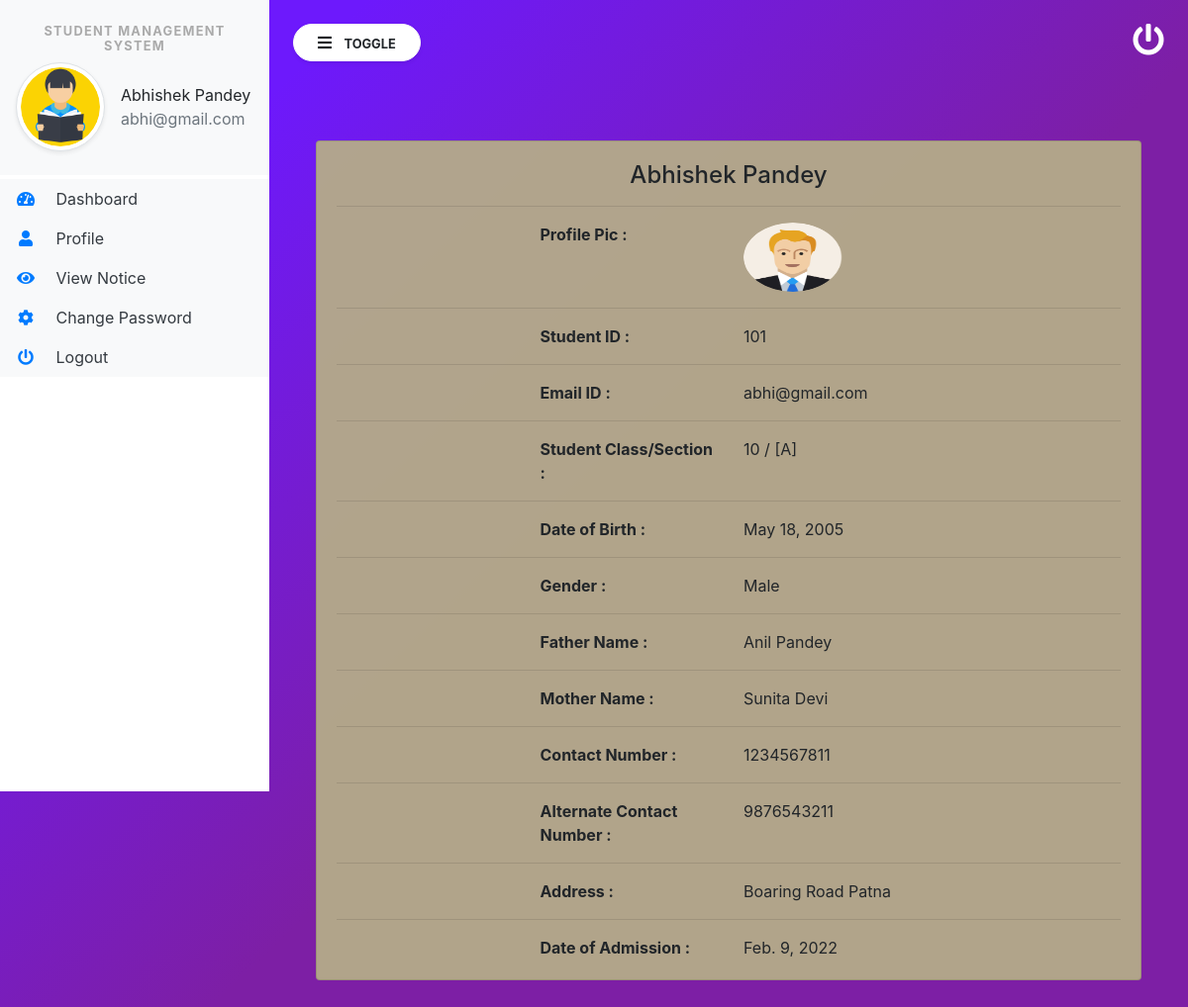
/viewProfile (signed in), run on the app's committed database.
### studentmanage/models.py (models this page shows, shortened)
class Student(models.Model):
    user = models.ForeignKey(User, on_delete=models.CASCADE)
    classs = models.ForeignKey(Class, on_delete=models.CASCADE)
    Gender = models.CharField(max_length=50, null=True)
    DOB = models.DateField(null=True)
    StuID = models.IntegerField(null=True)
    FatherName = models.CharField(max_length=150, null=True)
    MotherName = models.CharField(max_length=150, null=True)
    ContactNumber = models.CharField(max_length=150, null=True)
    AltenateNumber = models.CharField(max_length=150, null=True)
    Address = models.CharField(max_length=150, null=True)
    UserName = models.CharField(max_length=150, null=True)
    Image = models.FileField(max_length=200, null=True)
    DateofAdmission = models.DateField(null=True)

class Class(models.Model):
    ClassName = models.CharField(max_length=150, null=True)
    Section = models.CharField(max_length=200, null=True)
    CreationDate = models.DateTimeField(auto_now_add=True)

### studentmanage/views.py (the view)
# urls.py: path('viewProfile', viewProfile, name='viewProfile'),
def viewProfile(request):
    if not request.user.is_authenticated:
        return redirect('student_login')
    user = User.objects.get(id=request.user.id)
    student = Student.objects.get(user=user)
    return render(request, 'viewProfile.html', locals())

### studentmanage/templates/viewProfile.html
{% extends 'usernav.html' %}
{% block main  %}
<div class="container mt-5">
    <div class="col-sm-12 p-2">
        <div class="card" style="background-color: #b5ac88f2">
            <div class="card-body">
                <h4 class="card-title text-center">{{student.user.first_name}}</h4>
                 <hr>
                <DIV class="row">
                    <div class="col-md-3 offset-3">
                        <b>Profile Pic : </b>
                    </div>
                    <div class="col-md-3" style="text-transform: capitalize">
                        <img src="{{student.Image.url}}" class="rounded-circle" width="100" height="70">
                    </div>
                </DIV>
                <hr>
                <DIV class="row">
                    <div class="col-md-3 offset-3">
                        <b>Student ID : </b>
                    </div>
                    <div class="col-md-3">
                        {{student.StuID}}
                    </div>
                </DIV>
                <hr>
                <DIV class="row">
                    <div class="col-md-3 offset-3">
                        <b>Email ID : </b>
                    </div>
                    <div class="col-md-3">
                        {{student.user.username}}
                    </div>
                </DIV>
                <hr>
                <DIV class="row">
                    <div class="col-md-3 offset-3">
                        <b>Student Class/Section : </b>
                    </div>
                    <div class="col-md-3" style="text-transform: capitalize">
                        {{student.classs.ClassName}} / [{{student.classs.Section}}]
                    </div>
                </DIV>
                <hr>
                <DIV class="row">
                    <div class="col-md-3 offset-3">
                        <b>Date of Birth : </b>
                    </div>
                    <div class="col-md-3" style="text-transform: capitalize">
                        {{student.DOB}}
                    </div>
                </DIV>
                <hr>
                <DIV class="row">
                    <div class="col-md-3 offset-3">
                        <b>Gender : </b>
                    </div>
                    <div class="col-md-3" style="text-transform: capitalize">
                        {{student.Gender}}
                    </div>
                </DIV>
                <hr>
                <DIV class="row">
                    <div class="col-md-3 offset-3">
                        <b>Father Name : </b>
                    </div>
                    <div class="col-md-3" style="text-transform: capitalize">
                        {{student.FatherName}}
                    </div>
                </DIV>
                <hr>
                <DIV class="row">
                    <div class="col-md-3 offset-3">
                        <b>Mother Name : </b>
                    </div>
                    <div class="col-md-3" style="text-transform: capitalize">
                        {{student.MotherName}}
                    </div>
                </DIV>
                <hr>
                <DIV class="row">
                    <div class="col-md-3 offset-3">
                        <b>Contact Number : </b>
                    </div>
                    <div class="col-md-3" style="text-transform: capitalize">
                        {{student.ContactNumber}}
                    </div>
                </DIV>
                <hr>
                <DIV class="row">
                    <div class="col-md-3 offset-3">
                        <b>Alternate Contact Number : </b>
                    </div>
                    <div class="col-md-3" style="text-transform: capitalize">
                        {{student.AltenateNumber}}
                    </div>
                </DIV>
                <hr>
                <DIV class="row">
                    <div class="col-md-3 offset-3">
                        <b>Address : </b>
                    </div>
                    <div class="col-md-3" style="text-transform: capitalize">
                        {{student.Address}}
                    </div>
                </DIV>
                <hr>
                <DIV class="row">
                    <div class="col-md-3 offset-3">
                        <b>Date of Admission : </b>
                    </div>
                    <div class="col-md-3" style="text-transform: capitalize">
                        {{student.DateofAdmission}}
                    </div>
                </DIV>
            </div>
        </div>
    </div>
</div>
{% endblock %}

### studentmanage/templates/usernav.html (shortened to what this page needs)
{% load static %}
<html lang="en">
<head>
    <link rel="stylesheet" href="https://maxcdn.bootstrapcdn.com/bootstrap/4.3.1/css/bootstrap.min.css">
    <link rel="stylesheet" href="https://use.fontawesome.com/releases/v5.6.3/css/all.css"
>
    <link rel="stylesheet" type="text/css" href="{% static 'css/sidebar.css' %}">
</head>
<body>
<div class="vertical-nav bg-white" id="sidebar">
    <div class="py-4 px-3 mb-1 bg-light">
        <center><h5 class="font-weight-bold text-uppercase px-3 small dashboard-text">Student Management System</h5></center>
        <div class="media d-flex align-items-center">
            <img src="{% static 'images/adminlogo.png' %}" width="90" height="90"
                 class="mr-3 rounded-circle img-thumbnail shadow-sm">
            <div class="media-body">
                <p class="mb-0">{{request.user.first_name}}</p>
                <p class="text-muted mb-0">{{request.user.username}}</p>
            </div>
        </div>
    </div>
    <ul class="nav flex-column bg-white">
        <li class="nav-item">
            <a href="{% url 'user_home' %}" class="nav-link text-dark bg-light">
                <i class="fas fa-tachometer-alt fa-fw mr-3 text-primary"></i>
                Dashboard
            </a>
        </li>
        <li class="nav-item">
            <a href="{% url 'viewProfile' %}" class="nav-link text-dark bg-light">
                <i class="fa fa-user mr-3 text-primary fa-fw"></i>
                Profile
            </a>
        </li>
        <li class="nav-item">
            <a href="{% url 'viewNotice' %}" class="nav-link text-dark bg-light">
                <i class="fa fa-eye mr-3 text-primary fa-fw"></i>
                View Notice
            </a>
        </li>
        <li class="nav-item">
            <a href="{% url 'studentchangePassword' %}" class="nav-link text-dark bg-light">
                <i class="fas fa-cog mr-3 text-primary fa-fw"></i>
                Change Password
            </a>
        </li>
        <li class="nav-item">
            <a href="/logout" class="nav-link text-dark bg-light">
                <i class="fas fa-power-off mr-3 text-primary fa-fw"></i>
                Logout
            </a>
        </li>
    </ul>
</div>
<div class="page-content p-4" id="content">
    <a href="{% url 'logout' %}" title="logout" class="float-right text-white"><i class="fas fa-power-off fa-2x"></i></a>
    <button id="sidebarCollapse" type="button" class="btn btn-light bg-white rounded-pill shadow-sm px-4 mb-4">
        <i class="fas fa-bars mr-2"></i>
        <small class="text-uppercase font-weight-bold">Toggle</small>
    </button>
    {% block main %}
    {% endblock %}
</div>
</body>
</html>

### studentmanage/static/css/sidebar.css (style rules this page uses)
body { background-image : linear-gradient(135.9deg,rgba(109,25,252,1) 16.4%,rgba(125,31,165,1) 56.1%); min-height:100vh; }
.vertical-nav { min-width : 17rem; width : 17rem; height:100vh; position:fixed; top:0; left:0; transition: all 0.4s; }
.page-content { width:calc(100% - 17rem); margin-left:17rem; transition:all 0.4s; }
.dashboard-text { letter-spacing : 0.1em; color : #aaa; }

### data on the page
Student: user.first_name "Abhishek Pandey", Image (picture), StuID "101", user.username "abhi@gmail.com", classs.ClassName "10", classs.Section "A", DOB "May 18, 2005", Gender "Male", FatherName "Anil Pandey", MotherName "Sunita Devi", ContactNumber "1234567811", AltenateNumber "9876543211", Address "Boaring Road Patna", DateofAdmission "Feb. 9, 2022"

### other printed values
{{ request.user.first_name }} "Abhishek Pandey"
{{ request.user.username }} "abhi@gmail.com"
